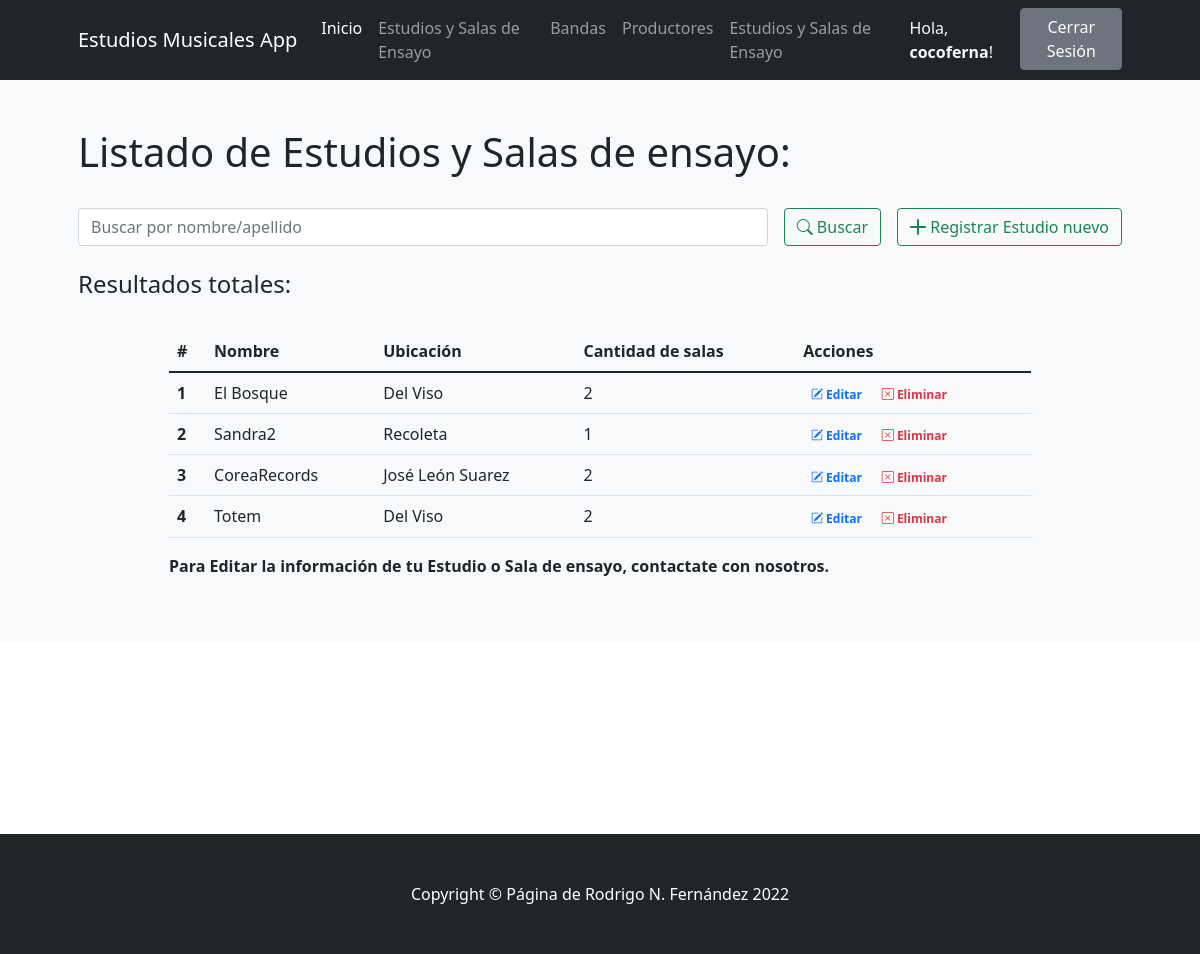
Screenshot of /estudios/ (signed in) with the database file from the repository.
### ProyectoCoderApp/models.py (models this page shows)
class Estudios(models.Model):
    nombre = models.CharField(max_length=30) # Texto
    ubicacion = models.CharField(max_length=30)
    cantidad_salas = models.IntegerField()
    class Meta:
        verbose_name_plural="Estudios"

### ProyectoCoderApp/views.py (the view)
# urls.py: path('estudios/',estudios,name="estudios"),
@login_required
def estudios(request):
    if request.method == "POST":
        search = request.POST["search"]
        if search != "":
            estudios = Estudios.objects.filter( Q(nombre__icontains=search) | Q(genero__icontains=search) ).values()
            return render(request,"ProyectoCoderApp/estudios.html",{"estudios":estudios, "search":True, "busqueda":search})
    estudios = Estudios.objects.all()
    return render(request,"ProyectoCoderApp/estudios.html",{"estudios":estudios})

### ProyectoCoderApp/templates/ProyectoCoderApp/estudios.html (shortened to what this page needs)
{% extends 'ProyectoCoderApp/base.html' %}
{% load static %}
{% block contenidoPagina %}
<section class="bg-light py-5">
    <div class="container px-5">
        <h1>Listado de Estudios y Salas de ensayo:</h1>
        <br>
        <div class="row gx-5 justify-content-center">
            <div class="col-lg-12">
                <form class="d-flex my-2 my-lg-0" action="" method="post">
                    <input class="flex-grow-0 form-control mr-sm-2" type="search" name="search" placeholder="Buscar por nombre/apellido" aria-label="Search">
                    <button class="btn btn-outline-success text-nowrap ms-3 my-2 my-sm-0" type="submit"> <i class="bi bi-search"></i> Buscar</button>
                    <a class="btn btn-outline-success text-nowrap ms-3 my-2 my-sm-0" href="{% url 'crear_estudio' %}"> <i class="bi bi-plus-lg"></i> Registrar Estudio nuevo</a>
                </form>
            </div>
        </div>
        <br>
        <h4>Resultados
            {% if search %}
                para "{{busqueda}}":
            {% else %}
                totales:
            {% endif %}
        </h4>
        <br>
        <div class="row gx-5 justify-content-center">
            <div class="col-lg-10 table-responsive">
                <table class="table table-theme">
                    <thead>
                        <tr>
                            <th scope="col">#</th>
                            <th scope="col">Nombre</th>
                            <th scope="col">Ubicación</th>
                            <th scope="col">Cantidad de salas</th>
                            <th scope="col">Acciones</th>
                        </tr>
                    </thead>
                    <tbody>
                        {% for estudio in estudios %}
                            <tr>
                                <th scope="row">{{forloop.counter}}</th>
                                <td>{{estudio.nombre}}</td>
                                <td>{{estudio.ubicacion}}</td>
                                <td>{{estudio.cantidad_salas}}</td>
                                <td>
                                    <a href="{% url 'editar_estudio' estudio.id %}" class="text-primary badge badge-primary text-decoration-none"> <i class="bi bi-pencil-square"></i> Editar</a>
                                    <a href="{% url 'eliminar_estudio' estudio.id %}" class="text-danger badge badge-danger text-decoration-none"> <i class="bi bi-x-square"></i> Eliminar</a>
                                </td>
                            </tr>
                        {% endfor %}
                    </tbody>
                </table>
                <b>
                    <p>Para Editar la información de tu Estudio o Sala de ensayo, contactate con nosotros.</p>
                </b>
            </div>
        </div>
    </div>
</section>
{% endblock %}

### ProyectoCoderApp/templates/ProyectoCoderApp/base.html (shortened to what this page needs)
{% load static %}
<!DOCTYPE html>
<html lang="es">
    <head>
        <link href="https://cdn.jsdelivr.net/npm/bootstrap-icons@1.4.1/font/bootstrap-icons.css" rel="stylesheet" />
        <link href="{% static 'css/styles.css' %}" rel="stylesheet" />
    </head>
    <body>
        <nav class="navbar navbar-expand-lg navbar-dark bg-dark">
            <div class="container px-5" >
                <a class="navbar-brand" href="{% url 'index' %}">Estudios Musicales App</a>
                <div class="collapse navbar-collapse" id="navbarSupportedContent">
                    <ul class="navbar-nav ms-auto mb-2 mb-lg-0">
                        <li class="nav-item"><a class="nav-link active" aria-current="page" href="{% url 'index' %}">Inicio</a></li>
                        {% if user.is_authenticated %}
                            {% if user.is_staff %}
                                <li class="nav-item"><a class="nav-link" href="{% url 'estudios' %}">Estudios y Salas de Ensayo</a></li>
                            {% endif %}
                        {% endif %}
                        <li class="nav-item"><a class="nav-link" href="{% url 'bandas' %}">Bandas</a></li>
                        {% if user.is_authenticated %}
                            <li class="nav-item"><a class="nav-link" href="{% url 'productores' %}">Productores</a></li>
                            <li class="nav-item"><a class="nav-link" href="{% url 'estudios' %}">Estudios y Salas de Ensayo</a></li>
                        {% endif %}
                        {% if user.is_authenticated %}
                            <li class="nav-item"><p class="text-light my-2 mx-3"> Hola, <b>{{user.username}}</b>!</p></li>
                            <li class="nav-item"><a class="btn btn-secondary" href="{% url 'logout' %}">Cerrar Sesión</a></li>
                        {% else %}
                            <li class="nav-item"><a class="btn btn-secondary mx-3 " href="{% url 'login' %}">Iniciar Sesión</a></li>
                            <li class="nav-item"><a class="btn btn-outline-secondary" href="{% url 'register' %}">Registrarse</a></li>
                        {% endif %}
                    </ul>
                </div>
            </div>
        </nav>
        {% block contenidoPagina %}
        {% endblock %}
<br><br><br><br><br><br><br><br>
        <footer class="py-5 bg-dark">
            <div class="container px-5"><p class="m-0 text-center text-white">Copyright &copy; Página de Rodrigo N. Fernández 2022</p></div>
        </footer>
    </body>
</html>

### rows the page displays
Estudios: nombre "El Bosque", ubicacion "Del Viso", cantidad_salas "2"
Estudios: nombre "Sandra2", ubicacion "Recoleta", cantidad_salas "1"
Estudios: nombre "CoreaRecords", ubicacion "José León Suarez", cantidad_salas "2"
Estudios: nombre "Totem", ubicacion "Del Viso", cantidad_salas "2"

### other values shown
{{ user.username }} "cocoferna"
